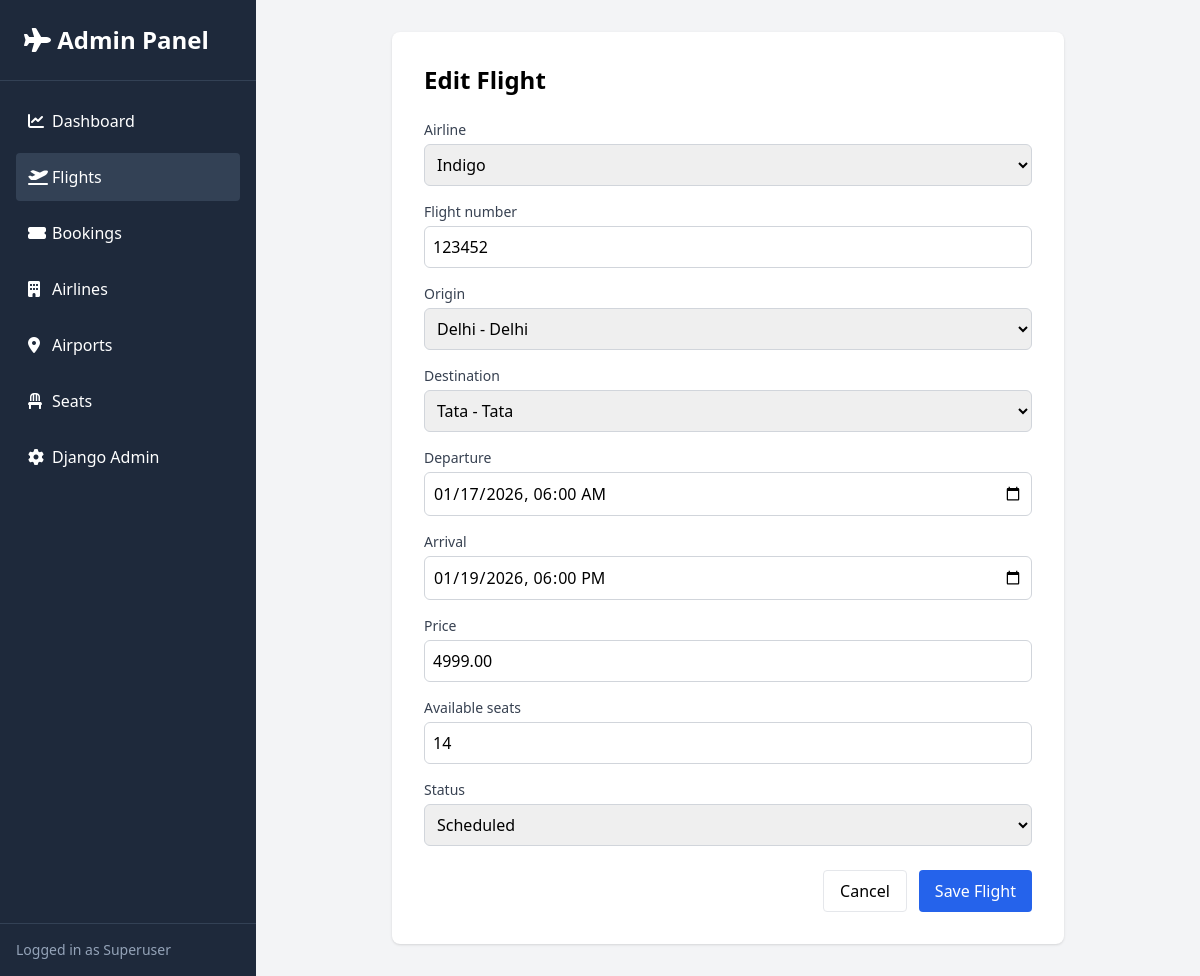
Screenshot of /admin-panel/admin-dashboard/flights/2/edit/ (signed in) with the database file from the repository.
### roombook/models.py (models this page shows, shortened)
class Flight(models.Model):
    airline = models.ForeignKey(Airline, on_delete=models.CASCADE)
    flight_number = models.CharField(max_length=10)
    origin = models.ForeignKey(
        Airport, related_name='departures', on_delete=models.CASCADE
    )
    destination = models.ForeignKey(
        Airport, related_name='arrivals', on_delete=models.CASCADE
    )
    departure = models.DateTimeField()
    arrival = models.DateTimeField()
    duration = models.DurationField(null=True, blank=True)
    price = models.DecimalField(max_digits=8, decimal_places=2)
    available_seats = models.PositiveIntegerField(default=0)
    status = models.CharField(
        max_length=20,
        choices=[
            ('scheduled', 'Scheduled'),
            ('delayed', 'Delayed'),
            ('cancelled', 'Cancelled'),
        ],
        default='scheduled'
    )
    class Meta:
        unique_together = ('airline', 'flight_number', 'departure')

### roombook/admin_views.py (the view)
@user_passes_test(is_superuser)
def flight_edit(request, pk):
    flight = get_object_or_404(Flight, pk=pk)
    if request.method == 'POST':
        form = FlightForm(request.POST, instance=flight)
        if form.is_valid():
            form.save()
            messages.success(request, "Flight updated!")
            return redirect('admin_flight_list')
    else:
        form = FlightForm(instance=flight)
    return render(request, 'admin_dashboard/flight_form.html', {'form': form, 'title': 'Edit Flight'})

### roombook/forms.py
class FlightForm(forms.ModelForm):
    class Meta:
        model = Flight
        fields = ['airline', 'flight_number', 'origin', 'destination', 'departure', 'arrival', 'price', 'available_seats', 'status']
        widgets = {
            'departure': forms.DateTimeInput(attrs={'type': 'datetime-local'}, format='%Y-%m-%dT%H:%M'),
            'arrival': forms.DateTimeInput(attrs={'type': 'datetime-local'}, format='%Y-%m-%dT%H:%M'),
        }

### roombook/admin_views.py (called while the page is built)
def is_superuser(user):
    return user.is_superuser

### roombook/models.py (called while the page is built)
    def __str__(self):
        return f"{self.code} - {self.city}"

    def __str__(self):
        return self.name

### roombook/templates/admin_dashboard/flight_form.html (shortened to what this page needs)
{% extends 'admin_dashboard/base.html' %}
{% block content %}
<div class="max-w-2xl mx-auto bg-white p-8 rounded-lg shadow">
    <h1 class="text-2xl font-bold mb-6">{{ title }}</h1>
    <form method="post">
        <div class="space-y-4">
            {% for field in form %}
                <div>
                    <label class="block text-sm font-medium text-gray-700 mb-1">{{ field.label }}</label>
                    {{ field }}
                </div>
            {% endfor %}
        </div>
        <div class="mt-6 flex justify-end space-x-3">
            <a href="{% url 'admin_flight_list' %}" class="px-4 py-2 border rounded hover:bg-gray-100">Cancel</a>
            <button type="submit" class="px-4 py-2 bg-blue-600 text-white rounded hover:bg-blue-700">Save Flight</button>
        </div>
    </form>
</div>
{% endblock %}

### roombook/templates/admin_dashboard/flight_form.html (style rules this page uses)
input, select, textarea { width: 100%; padding: 0.5rem; border: 1px solid #d1d5db; border-radius: 0.375rem; }

### rows the page displays
Flight: form "Indigo" "123452" "Delhi - Delhi" "Tata - Tata" "01/17/2026 06:00" "01/19/2026 18:00" "4999.00" "14" "Scheduled"

### other values shown
{{ title }} "Edit Flight"
{{ field.label }} "Airline" "Flight number" "Origin" "Destination" "Departure" "Arrival" "Price" "Available seats" "Status"
